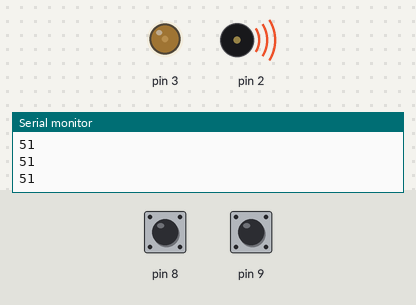
A sketch run on a simulated Arduino Uno, built with avr-gcc and run on an emulated ATmega328P. On the bench: output pins drawn as LEDs (lit = HIGH), buzzer (waves = sounding), the last lines printed to the serial monitor. Inputs (shaded band) come from the test bench; at power-on: pin 8 HIGH, pin 9 HIGH.

Above: at 1.8 s.
1.9 s: pin 8 pulled LOW for 0.6 s
At 2.8 s:
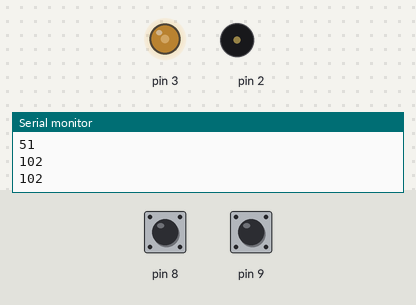
4.0 s: pin 8 pulled LOW for 1 s
At 6.0 s:
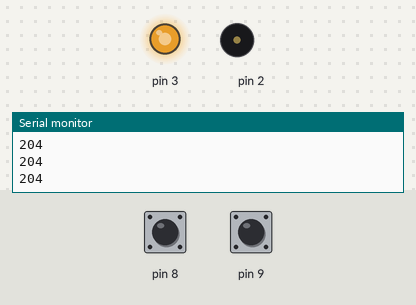
6.5 s: pin 8 pulled LOW for 0.6 s
At 6.9 s:
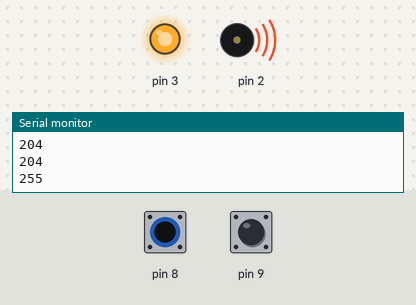
9.5 s: pin 9 pulled LOW for 0.6 s
At 11.2 s:
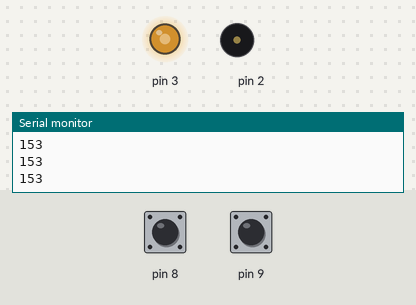
11.6 s: pin 9 pulled LOW for 1 s
At 12.4 s:
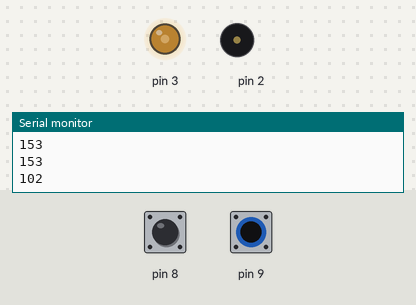
15.0 s: pin 8 pulled LOW for 3.2 s
At 15.9 s:
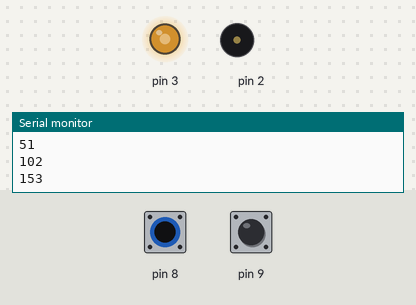
Timing chart, 0 to 18.0 s (numbered marks = the images above; inputs shaded):
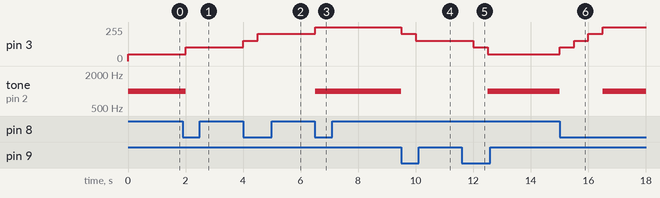

The sketch:

lab2_5_2.ino
```cpp
// Date: 10/10/25
// Experiment 5.2
// Name: Abhigyan Mohanta
// Regd no. 2241013204
// Sec: 29

int led_brightness = 51;

void setup() {
  // put your setup code here, to run once:
  pinMode(3, OUTPUT);
  pinMode(2, OUTPUT);
  pinMode(8, INPUT_PULLUP);
  pinMode(9, INPUT_PULLUP);
  Serial.begin(115200);
}

void loop() {
  // put your main code here, to run repeatedly:
  int a = digitalRead(8);
  int b = digitalRead(9);
  if(a == 0){
    led_brightness = led_brightness + 51;
  }
  if(b == 0){
    led_brightness = led_brightness - 51;
  }

  if(led_brightness >= 255){
     led_brightness = 255;
     tone(2, 1000, 500);

  }
  else if(led_brightness <= 51){
    led_brightness = 51;
    tone(2, 1000, 500);
  }


  analogWrite(3, led_brightness);
  Serial.println(led_brightness);

  delay(500);
}
```

Measured:
- after the input at 1.9 s, pin 3: 51/255 → 102/255 after 0.10 s; tone on pin 2: 1000 Hz → silent after 0.10 s
- after the input at 4.0 s, pin 3: 102/255 → 153/255 at once, → 204/255 0.50 s later
- after the input at 6.5 s, pin 3: 204/255 → 255/255 at once; tone on pin 2: silent → 1000 Hz at once
- after the input at 9.5 s, pin 3: 255/255 → 204/255 at once, → 153/255 0.50 s later; tone on pin 2: 1000 Hz → silent at once
- after the input at 11.6 s, pin 3: 153/255 → 102/255 after 0.40 s, → 51/255 0.50 s later; tone on pin 2: silent → 1000 Hz after 0.91 s
- after the input at 15.0 s, pin 3: 51/255 → 102/255 at once, → 153/255 0.50 s later, → 204/255 0.50 s later, → 255/255 0.50 s later; tone on pin 2: 1000 Hz → silent at once, → 1000 Hz 1.5 s later
